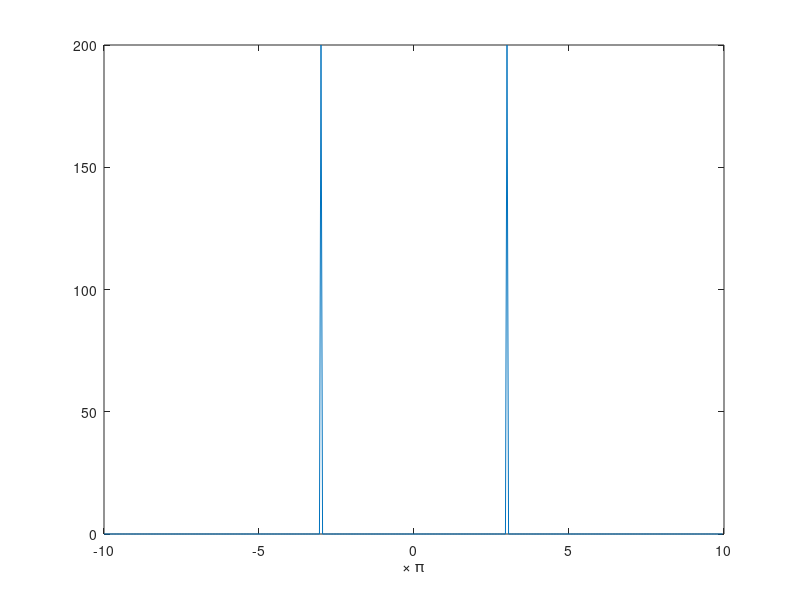
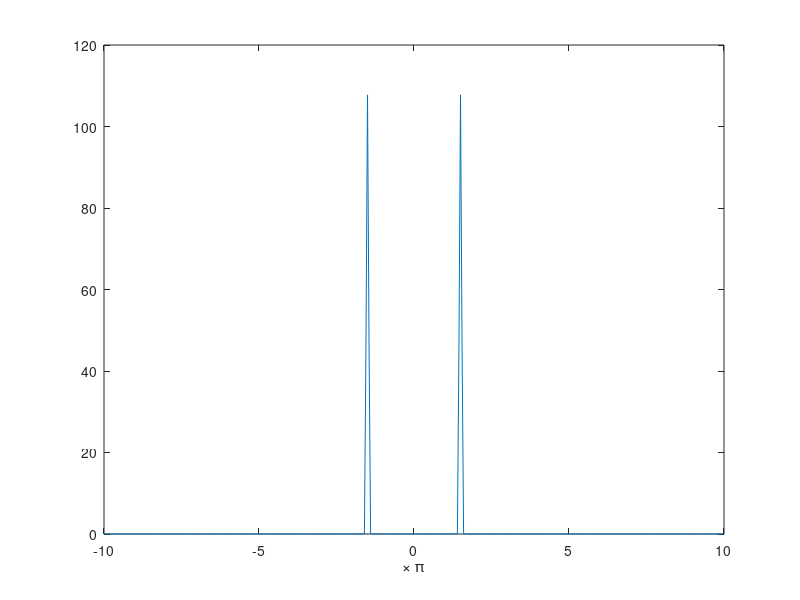

Source code (MATLAB) for these figures, in order:
%a
fs = 10;
t = 0 : 1/fs : 40-1/10;
N = length(t);
index = t * fs;
x = cos(3 * pi * t) .* (t < 40) ;
X = fft(x);
t = (index - 200)/ N * fs * 2;
plot(t,abs(fftshift(X)))
xlabel('\times \pi')

%b
window = hamming(400);
x = cos(3 * pi * t) .* (t < 40);
x = x .* window';
X = fft(x);
t = (index - 200)/ N * fs * 2;
figure
plot(t,abs(fftshift(X)))
xlabel('\times \pi')